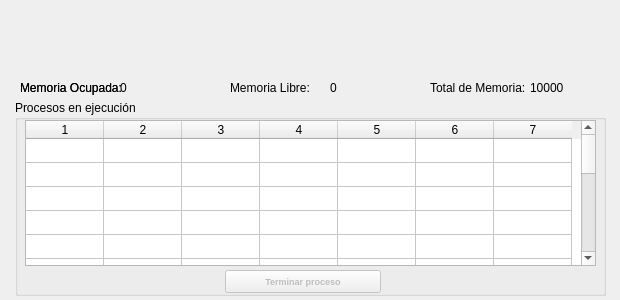
<?xml version="1.0" encoding="UTF-8"?>
<ui version="4.0">
 <class>showmem</class>
 <widget class="QDialog" name="showmem">
  <property name="windowModality">
   <enum>Qt::NonModal</enum>
  </property>
  <property name="enabled">
   <bool>true</bool>
  </property>
  <property name="geometry">
   <rect>
    <x>0</x>
    <y>0</y>
    <width>620</width>
    <height>300</height>
   </rect>
  </property>
  <property name="minimumSize">
   <size>
    <width>620</width>
    <height>300</height>
   </size>
  </property>
  <property name="maximumSize">
   <size>
    <width>620</width>
    <height>300</height>
   </size>
  </property>
  <property name="windowTitle">
   <string>Monitor de memoria</string>
  </property>
  <property name="modal">
   <bool>false</bool>
  </property>
  <widget class="QGroupBox" name="groupBox">
   <property name="geometry">
    <rect>
     <x>15</x>
     <y>100</y>
     <width>591</width>
     <height>196</height>
    </rect>
   </property>
   <property name="title">
    <string>Procesos en ejecución</string>
   </property>
   <widget class="QTableWidget" name="tabla">
    <property name="enabled">
     <bool>true</bool>
    </property>
    <property name="geometry">
     <rect>
      <x>10</x>
      <y>20</y>
      <width>571</width>
      <height>146</height>
     </rect>
    </property>
    <property name="mouseTracking">
     <bool>true</bool>
    </property>
    <property name="autoFillBackground">
     <bool>false</bool>
    </property>
    <property name="alternatingRowColors">
     <bool>false</bool>
    </property>
    <property name="selectionMode">
     <enum>QAbstractItemView::SingleSelection</enum>
    </property>
    <property name="selectionBehavior">
     <enum>QAbstractItemView::SelectRows</enum>
    </property>
    <property name="sortingEnabled">
     <bool>true</bool>
    </property>
    <property name="wordWrap">
     <bool>true</bool>
    </property>
    <property name="cornerButtonEnabled">
     <bool>true</bool>
    </property>
    <property name="rowCount">
     <number>15</number>
    </property>
    <property name="columnCount">
     <number>7</number>
    </property>
    <attribute name="horizontalHeaderVisible">
     <bool>true</bool>
    </attribute>
    <attribute name="horizontalHeaderCascadingSectionResizes">
     <bool>false</bool>
    </attribute>
    <attribute name="horizontalHeaderDefaultSectionSize">
     <number>78</number>
    </attribute>
    <attribute name="horizontalHeaderHighlightSections">
     <bool>true</bool>
    </attribute>
    <attribute name="horizontalHeaderMinimumSectionSize">
     <number>25</number>
    </attribute>
    <attribute name="verticalHeaderVisible">
     <bool>false</bool>
    </attribute>
    <attribute name="verticalHeaderCascadingSectionResizes">
     <bool>true</bool>
    </attribute>
    <attribute name="verticalHeaderDefaultSectionSize">
     <number>24</number>
    </attribute>
    <attribute name="verticalHeaderHighlightSections">
     <bool>true</bool>
    </attribute>
    <attribute name="verticalHeaderMinimumSectionSize">
     <number>21</number>
    </attribute>
    <attribute name="verticalHeaderShowSortIndicator" stdset="0">
     <bool>true</bool>
    </attribute>
    <attribute name="verticalHeaderStretchLastSection">
     <bool>true</bool>
    </attribute>
    <row/>
    <row/>
    <row/>
    <row/>
    <row/>
    <row/>
    <row/>
    <row/>
    <row/>
    <row/>
    <row/>
    <row/>
    <row/>
    <row/>
    <row/>
    <column/>
    <column/>
    <column/>
    <column/>
    <column/>
    <column/>
    <column/>
   </widget>
   <widget class="QPushButton" name="pushButton">
    <property name="enabled">
     <bool>false</bool>
    </property>
    <property name="geometry">
     <rect>
      <x>210</x>
      <y>170</y>
      <width>156</width>
      <height>23</height>
     </rect>
    </property>
    <property name="font">
     <font>
      <family>Arial</family>
      <pointsize>7</pointsize>
      <weight>75</weight>
      <bold>true</bold>
     </font>
    </property>
    <property name="text">
     <string>Terminar proceso</string>
    </property>
   </widget>
  </widget>
  <widget class="QLabel" name="label_3">
   <property name="geometry">
    <rect>
     <x>430</x>
     <y>80</y>
     <width>101</width>
     <height>16</height>
    </rect>
   </property>
   <property name="text">
    <string>Total de Memoria:</string>
   </property>
  </widget>
  <widget class="QLabel" name="label_4">
   <property name="geometry">
    <rect>
     <x>20</x>
     <y>80</y>
     <width>101</width>
     <height>16</height>
    </rect>
   </property>
   <property name="text">
    <string>Memoria Ocupada: </string>
   </property>
  </widget>
  <widget class="QLabel" name="label_5">
   <property name="geometry">
    <rect>
     <x>230</x>
     <y>80</y>
     <width>81</width>
     <height>16</height>
    </rect>
   </property>
   <property name="text">
    <string>Memoria Libre: </string>
   </property>
  </widget>
  <widget class="QLabel" name="label_6">
   <property name="geometry">
    <rect>
     <x>20</x>
     <y>80</y>
     <width>101</width>
     <height>16</height>
    </rect>
   </property>
   <property name="text">
    <string>Memoria Ocupada: </string>
   </property>
  </widget>
  <widget class="QLabel" name="locupada">
   <property name="geometry">
    <rect>
     <x>120</x>
     <y>80</y>
     <width>61</width>
     <height>16</height>
    </rect>
   </property>
   <property name="text">
    <string>0</string>
   </property>
  </widget>
  <widget class="QLabel" name="llibre">
   <property name="geometry">
    <rect>
     <x>330</x>
     <y>80</y>
     <width>61</width>
     <height>16</height>
    </rect>
   </property>
   <property name="text">
    <string>0</string>
   </property>
  </widget>
  <widget class="QLabel" name="ltotal">
   <property name="geometry">
    <rect>
     <x>530</x>
     <y>80</y>
     <width>61</width>
     <height>16</height>
    </rect>
   </property>
   <property name="text">
    <string>10000</string>
   </property>
  </widget>
 </widget>
 <resources/>
 <connections/>
</ui>
